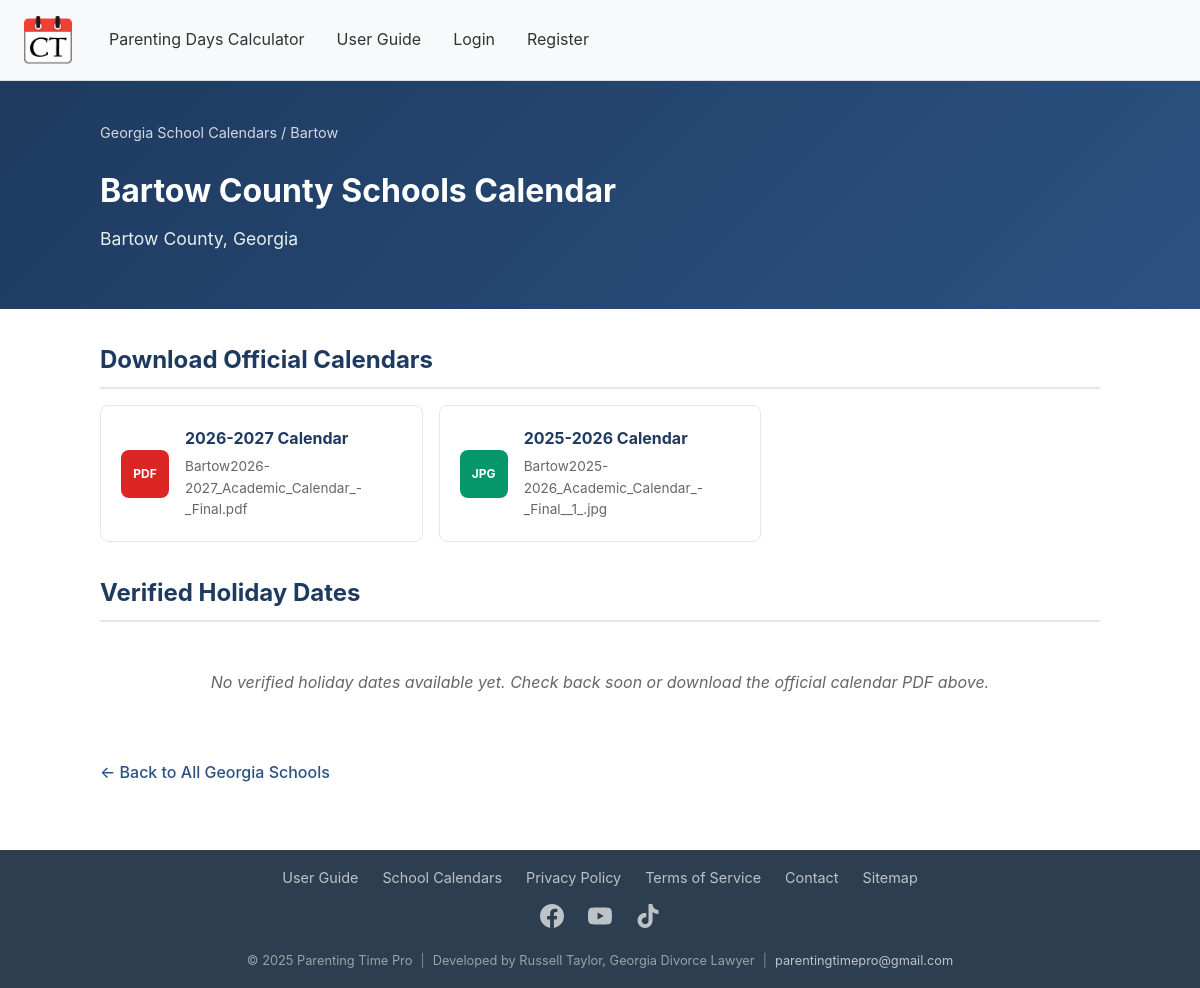
The page /georgia-school-calendars/bartow on the database as committed earlier.
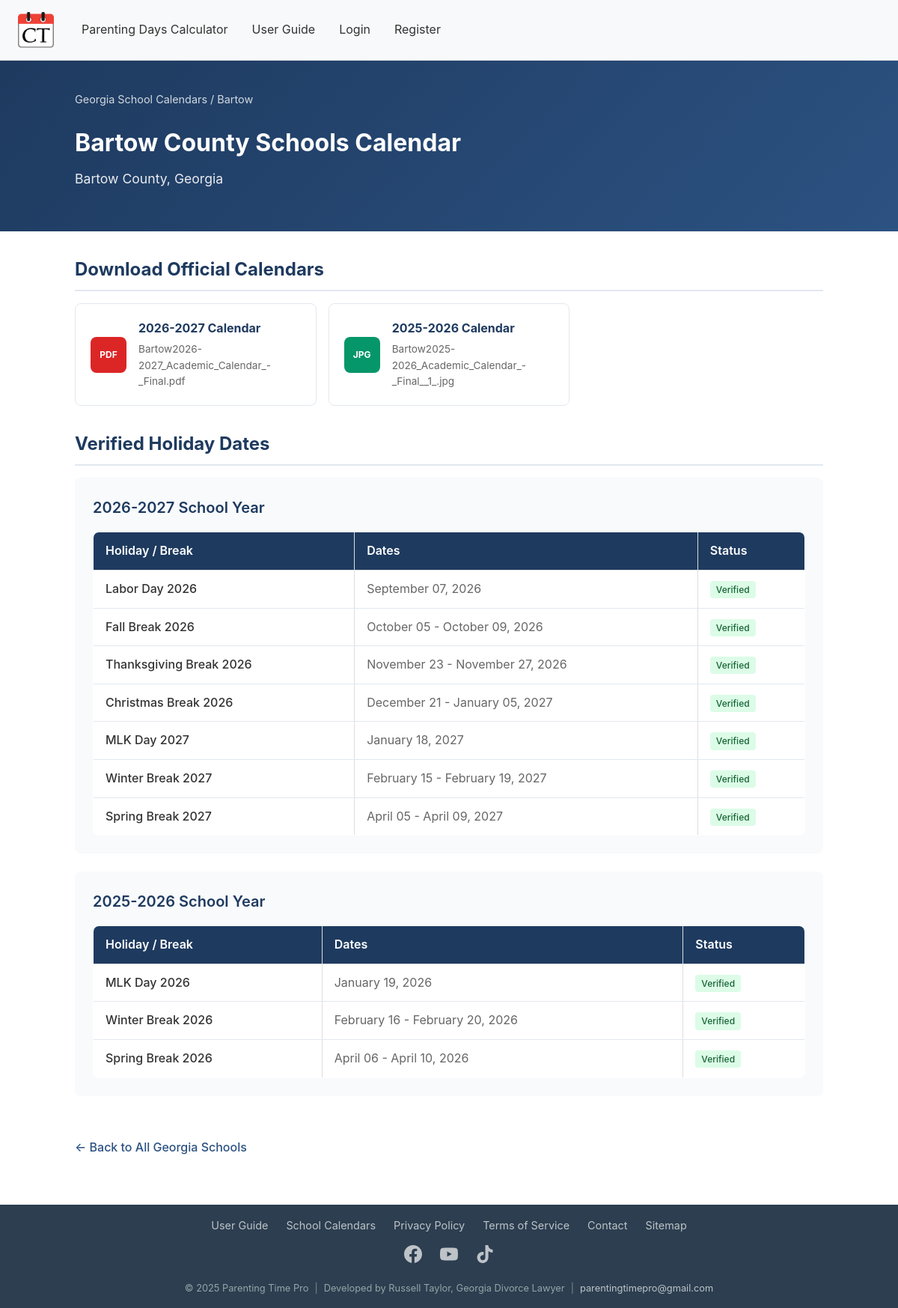
The same page on the database as committed later.
### models.py (models this page shows, shortened)
class SchoolEntity(db.Model):
    __tablename__ = 'school_entity'
    id = db.Column(db.Integer, primary_key=True)
    entity_type = db.Column(db.String(20), nullable=False, default='public_district')
    district_name = db.Column(db.String(255), nullable=False)
    normalized_name = db.Column(db.String(255), nullable=False, index=True)
    county = db.Column(db.String(100), nullable=True, index=True)
    nces_id = db.Column(db.String(50), nullable=True)
    is_active = db.Column(db.Boolean, default=True)
    website = db.Column(db.String(500), nullable=True)
    official_website = db.Column(db.String(500), nullable=True)  # Main school district website
    calendar_page_url = db.Column(db.String(500), nullable=True)  # Direct link to calendar page
    slug = db.Column(db.String(100), nullable=True, unique=True, index=True)  # URL-friendly name
    created_at = db.Column(db.DateTime, default=datetime.utcnow)
    updated_at = db.Column(db.DateTime, default=datetime.utcnow, onupdate=datetime.utcnow)
    __table_args__ = (
        db.UniqueConstraint('entity_type', 'normalized_name', 'county', name='uix_entity_type_name_county'),
        db.Index('ix_entity_county_name', 'county', 'normalized_name'),
    )

class CalendarFile(db.Model):
    __tablename__ = 'calendar_file'
    id = db.Column(db.Integer, primary_key=True)
    school_entity_id = db.Column(db.Integer, db.ForeignKey('school_entity.id'), nullable=False)
    school_year = db.Column(db.String(20), nullable=False)  # "2025-2026"
    filename = db.Column(db.String(255), nullable=False)  # Original filename
    file_path = db.Column(db.String(500), nullable=False)  # Relative path in Official_Calendars
    file_type = db.Column(db.String(10), default='pdf')  # pdf, png, jpeg
    file_size = db.Column(db.Integer, nullable=True)  # Size in bytes
    created_at = db.Column(db.DateTime, default=datetime.utcnow)
    school_entity = db.relationship('SchoolEntity', backref=db.backref('calendar_files', lazy='dynamic'))
    __table_args__ = (
        db.Index('ix_file_entity_year', 'school_entity_id', 'school_year'),
    )

class VerifiedHoliday(db.Model):
    __tablename__ = 'verified_holiday'
    id = db.Column(db.Integer, primary_key=True)
    school_entity_id = db.Column(db.Integer, db.ForeignKey('school_entity.id'), nullable=False)
    school_year = db.Column(db.String(20), nullable=False)  # "2025-2026"
    name = db.Column(db.String(100), nullable=False)  # "Labor Day", "Spring Break"
    start_date = db.Column(db.Date, nullable=False)
    end_date = db.Column(db.Date, nullable=False)
    is_verified = db.Column(db.Boolean, default=True)  # True for human-verified, False for AI-detected
    source = db.Column(db.String(20), default='manual')  # 'manual', 'ai_detected', 'imported'
    confidence = db.Column(db.Float, nullable=True)  # AI confidence score (0.0-1.0)
    created_at = db.Column(db.DateTime, default=datetime.utcnow)
    updated_at = db.Column(db.DateTime, default=datetime.utcnow, onupdate=datetime.utcnow)
    school_entity = db.relationship('SchoolEntity', backref=db.backref('holidays', lazy='dynamic'))
    __table_args__ = (
        db.Index('ix_holiday_entity_year', 'school_entity_id', 'school_year'),
    )

### main.py (the view)
@main.route('/georgia-school-calendars/<slug>')
def school_calendar_detail(slug):
    entity = SchoolEntity.query.filter_by(slug=slug, is_active=True).first_or_404()
    holidays_by_year = {}
    holidays = VerifiedHoliday.query.filter_by(school_entity_id=entity.id).order_by(
        VerifiedHoliday.school_year.desc(),
        VerifiedHoliday.start_date
    ).all()
    for holiday in holidays:
        if holiday.school_year not in holidays_by_year:
            holidays_by_year[holiday.school_year] = []
        holidays_by_year[holiday.school_year].append(holiday)
    calendar_files = CalendarFile.query.filter_by(school_entity_id=entity.id).order_by(
        CalendarFile.school_year.desc()
    ).all()
    available_years = sorted(holidays_by_year.keys(), reverse=True)
    return render_template('school_calendar_detail.html',
        entity=entity,
        holidays_by_year=holidays_by_year,
        calendar_files=calendar_files,
        available_years=available_years
    )

### templates/school_calendar_detail.html (shortened to what this page needs)
{% extends "base.html" %}
{% block content %}
<div class="school-hero">
    <div class="school-hero-content">
        <div class="breadcrumb">
            <a href="{{ url_for('main.school_calendars_index') }}">Georgia School Calendars</a> / {{ entity.county or 'Georgia' }}
        </div>
        <h1>{{ entity.district_name }} Calendar</h1>
        {% if entity.county %}
        <div class="school-county">{{ entity.county }} County, Georgia</div>
        {% endif %}
    </div>
</div>
<div class="content-container">
    {% if calendar_files %}
    <h2 class="section-title">Download Official Calendars</h2>
    <div class="downloads-grid">
        {% for file in calendar_files %}
        <a href="{{ url_for('main.download_calendar', file_id=file.id) }}" class="download-card">
            <div class="download-icon {% if file.file_type != 'pdf' %}image{% endif %}">
                {{ file.file_type|upper }}
            </div>
            <div class="download-info">
                <h3>{{ file.school_year }} Calendar</h3>
                <p>{{ file.filename }}</p>
            </div>
        </a>
        {% endfor %}
    </div>
    {% endif %}
    <h2 class="section-title">Verified Holiday Dates</h2>
    {% if holidays_by_year %}
        {% for year, holidays in holidays_by_year.items() %}
        <div class="year-section">
            <div class="year-header">{{ year }} School Year</div>
            <table class="holidays-table">
                <thead>
                    <tr>
                        <th>Holiday / Break</th>
                        <th>Dates</th>
                        <th>Status</th>
                    </tr>
                </thead>
                <tbody>
                    {% for holiday in holidays %}
                    <tr>
                        <td class="holiday-name">{{ holiday.name }}</td>
                        <td class="holiday-dates">
                            {% if holiday.start_date == holiday.end_date %}
                                {{ holiday.start_date.strftime('%B %d, %Y') }}
                            {% else %}
                                {{ holiday.start_date.strftime('%B %d') }} - {{ holiday.end_date.strftime('%B %d, %Y') }}
                            {% endif %}
                        </td>
                        <td>
                            <span class="verified-badge">Verified</span>
                        </td>
                    </tr>
                    {% endfor %}
                </tbody>
            </table>
        </div>
        {% endfor %}
    {% else %}
        <div class="no-data">
            No verified holiday dates available yet. Check back soon or download the official calendar PDF above.
        </div>
    {% endif %}
    <a href="{{ url_for('main.school_calendars_index') }}" class="back-link">
        &larr; Back to All Georgia Schools
    </a>
</div>
{% endblock %}

### templates/base.html (shortened to what this page needs)
<!DOCTYPE html>
<html lang="en">
<head>
    <link rel="stylesheet" href="{{ url_for('static', filename='css/styles.css') }}">
</head>
<body>
    <nav>
        <div class="nav-container">
            <div class="nav-left">
                <ul>
                    <li><a href="{{ url_for('main.home') }}"><img src="{{ url_for('static', filename='images/calendar-tool-icon.png') }}" alt="Home" class="nav-icon" /></a></li>
                    {% if current_user.is_authenticated %}
                        <li><a href="{{ url_for('main.ai_calendar') }}">Parenting Days Calculator</a></li>
                        <li><a href="{{ url_for('main.saves') }}">Saves</a></li>
                        <li><a href="{{ url_for('main.user_guide') }}">User Guide</a></li>
                        <li><a href="{{ url_for('main.feedback') }}">Feedback</a></li>
                        {% if current_user.subscription_type == 'free' %}
                        <li><a href="{{ url_for('main.subscription') }}" style="background: linear-gradient(135deg, #22c55e 0%, #16a34a 100%); color: white; padding: 0.5rem 1rem; border-radius: 6px; font-weight: 600;">Subscribe</a></li>
                        {% endif %}
                    {% else %}
                        <li><a href="{{ url_for('main.ai_calendar') }}">Parenting Days Calculator</a></li>
                        <li><a href="{{ url_for('main.user_guide') }}">User Guide</a></li>
                        <li><a href="{{ url_for('auth.login') }}">Login</a></li>
                        <li><a href="{{ url_for('auth.register') }}">Register</a></li>
                    {% endif %}
                </ul>
            </div>
        </div>
    </nav>
    <main>
        {% block content %}{% endblock %}
    </main>
    <footer>
        <div class="footer-compact">
            <div class="footer-links">
                <a href="{{ url_for('main.user_guide') }}">User Guide</a>
                <a href="{{ url_for('main.school_calendars_index') }}">School Calendars</a>
                <a href="{{ url_for('main.privacy_policy') }}">Privacy Policy</a>
                <a href="{{ url_for('main.terms_of_service') }}">Terms of Service</a>
                <a href="{{ url_for('main.contact') }}">Contact</a>
                <a href="{{ url_for('main.sitemap') }}">Sitemap</a>
            </div>
            <div style="display: flex; justify-content: center; gap: 1.5rem; margin: 0.75rem 0;">
                <a href="https://www.facebook.com/people/Georgia-Parenting-Time-Calculator/61586837874958/" target="_blank" rel="noopener" style="color: #bdc3c7; font-size: 1.5rem; transition: color 0.2s;" title="Facebook">
                </a>
                <a href="https://www.youtube.com/@ParentingTimePro" target="_blank" rel="noopener" style="color: #bdc3c7; font-size: 1.5rem; transition: color 0.2s;" title="YouTube">
                </a>
                <a href="https://www.tiktok.com/@parentingtime_calculator" target="_blank" rel="noopener" style="color: #bdc3c7; font-size: 1.5rem; transition: color 0.2s;" title="TikTok">
                </a>
            </div>
            <div class="footer-info">
                <span>&copy; 2025 Parenting Time Pro</span>
                <span class="footer-divider">|</span>
                <span>Developed by Russell Taylor, Georgia Divorce Lawyer</span>
                <span class="footer-divider">|</span>
                <a href="mailto:parentingtimepro@gmail.com">parentingtimepro@gmail.com</a>
            </div>
        </div>
    </footer>
</body>
</html>

### static/css/styles.css (style rules this page uses)
body { margin: 0; padding: 0; font-family: -apple-system, BlinkMacSystemFont, 'Segoe UI', Roboto, Oxygen, Ubuntu, Cantarell, sans-serif; background-color: #ffffff; color: #333; line-height: 1.6; }
main { overflow-x: hidden; }
nav { background-color: #f8f9fa; color: #333; padding: 1rem; border-bottom: 1px solid #e0e0e0; }
nav ul { list-style-type: none; padding: 0; margin: 0; display: flex; flex-wrap: wrap; align-items: center; gap: 0.5rem; }
nav ul li { display: inline; margin-right: 0.5rem; }
nav ul li a { color: #333; text-decoration: none; padding: 0.5rem; border-radius: 4px; transition: background-color 0.2s; }
table { width: 100%; border-collapse: collapse; }
table, th, td { border: 1px solid #ddd; }
th, td { text-align: left; }
th { background-color: #f4f4f4; }

### templates/base.html (style rules this page uses)
.nav-icon { height: 48px; width: 48px; vertical-align: middle; margin-right: 5px; transition: all 0.3s ease; }
@media screen and (min-width: 769px) { .nav-icon { height: 48px; width: 48px; } }
.nav-container { display: flex; justify-content: space-between; align-items: center; width: 100%; max-width: 1200px; margin: 0 auto; }
.nav-left { display: flex; align-items: center; gap: 0.5rem; }
.nav-left ul { display: flex; list-style: none; margin: 0; padding: 0; gap: 0.5rem; align-items: center; }
footer { background-color: #2c3e50; color: #ecf0f1; padding: 1rem; margin-top: 2rem; }
.footer-compact { max-width: 1200px; margin: 0 auto; text-align: center; }
.footer-links { display: flex; justify-content: center; flex-wrap: wrap; gap: 1rem 1.5rem; margin-bottom: 0.75rem; }
.footer-links a { color: #bdc3c7; text-decoration: none; font-size: 0.9rem; transition: color 0.2s; }
.footer-info { font-size: 0.8rem; color: #95a5a6; display: flex; justify-content: center; flex-wrap: wrap; gap: 0.25rem 0.5rem; align-items: center; }
.footer-info a { color: #bdc3c7; text-decoration: none; }
.footer-divider { color: #7f8c8d; }

### templates/school_calendar_detail.html (style rules this page uses)
.school-hero { background: linear-gradient(135deg, #1e3a5f 0%, #2c5282 100%); color: white; padding: 2.5rem 2rem; margin-bottom: 2rem; }
.school-hero-content { max-width: 1000px; margin: 0 auto; }
.breadcrumb { font-size: 0.9rem; opacity: 0.8; margin-bottom: 1rem; }
.breadcrumb a { color: white; text-decoration: none; }
.school-hero h1 { font-size: 2rem; margin-bottom: 0.5rem; }
.school-county { font-size: 1.1rem; opacity: 0.9; }
.content-container { max-width: 1000px; margin: 0 auto; padding: 0 1rem 2rem; }
.section-title { font-size: 1.5rem; color: #1e3a5f; margin: 2rem 0 1rem; padding-bottom: 0.5rem; border-bottom: 2px solid #e2e8f0; }
.downloads-grid { display: grid; grid-template-columns: repeat(auto-fill, minmax(280px, 1fr)); gap: 1rem; margin-bottom: 2rem; }
.download-card { background: white; border: 1px solid #e2e8f0; border-radius: 8px; padding: 1.25rem; display: flex; align-items: center; gap: 1rem; transition: all 0.2s ease; text-decoration: none; color: inherit; }
.download-icon { width: 48px; height: 48px; background: #dc2626; border-radius: 8px; display: flex; align-items: center; justify-content: center; color: white; font-weight: bold; font-size: 0.75rem; flex-shrink: 0; }
.download-icon.image { background: #059669; }
.download-info h3 { margin: 0 0 0.25rem; font-size: 1rem; color: #1e3a5f; }
.download-info p { margin: 0; font-size: 0.85rem; color: #666; }
.year-section { background: #f8fafc; border-radius: 8px; padding: 1.5rem; margin-bottom: 1.5rem; }
.year-header { font-size: 1.25rem; color: #1e3a5f; margin-bottom: 1rem; font-weight: 600; }
.holidays-table { width: 100%; border-collapse: collapse; background: white; border-radius: 8px; overflow: hidden; }
.holidays-table th { background: #1e3a5f; color: white; padding: 0.75rem 1rem; text-align: left; font-weight: 600; }
.holidays-table td { padding: 0.75rem 1rem; border-bottom: 1px solid #e2e8f0; }
.holidays-table tr:last-child td { border-bottom: none; }
.holiday-name { font-weight: 500; }
.holiday-dates { color: #666; }
.verified-badge { display: inline-flex; align-items: center; gap: 0.25rem; background: #dcfce7; color: #166534; padding: 0.125rem 0.5rem; border-radius: 4px; font-size: 0.75rem; font-weight: 500; }
.back-link { display: inline-flex; align-items: center; gap: 0.5rem; color: #2c5282; text-decoration: none; font-weight: 500; margin-top: 2rem; }

Rows that differ between the two databases and show on the page:
added VerifiedHoliday: school_year "2026-2027", name "Labor Day 2026", start_date "September 07, 2026"
added VerifiedHoliday: name "Fall Break 2026", start_date "October 05", end_date "October 09, 2026", shown under "2026-2027"
added VerifiedHoliday: name "Thanksgiving Break 2026", start_date "November 23", end_date "November 27, 2026", shown under "2026-2027"
added VerifiedHoliday: name "Christmas Break 2026", start_date "December 21", end_date "January 05, 2027", shown under "2026-2027"
added VerifiedHoliday: name "MLK Day 2027", start_date "January 18, 2027", shown under "2026-2027"
added VerifiedHoliday: name "Winter Break 2027", start_date "February 15", end_date "February 19, 2027", shown under "2026-2027"
added VerifiedHoliday: name "Spring Break 2027", start_date "April 05", end_date "April 09, 2027", shown under "2026-2027"
added VerifiedHoliday: school_year "2025-2026", name "MLK Day 2026", start_date "January 19, 2026"
added VerifiedHoliday: name "Winter Break 2026", start_date "February 16", end_date "February 20, 2026", shown under "2025-2026"
added VerifiedHoliday: name "Spring Break 2026", start_date "April 06", end_date "April 10, 2026", shown under "2025-2026"
Other text that changed with them:
text no longer shown: "No verified holiday dates available yet. Check back soon or download the official calendar PDF above."
